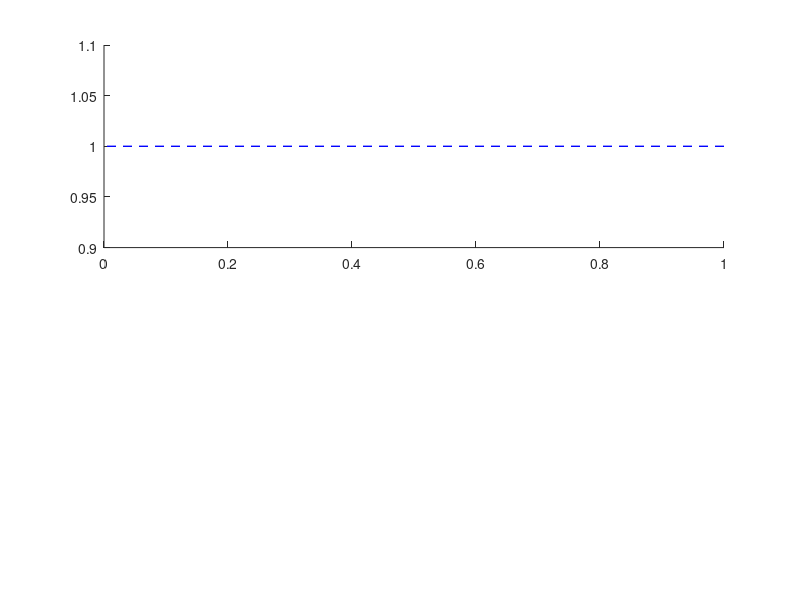

The MATLAB source for this figure: (Note: this script raises an error after producing the figure.)
function SummaryIntsStop
%The script extracts the interesting features from the interval variables

loc = 'C:\Users\Tim\Desktop\Stopping Analysis\Intervals\';
cd(loc)
files = dir('*ints.mat');
numFiles = length(files);

maxLen = 0;
pntr = 0;
b1u = [];
b2u = [];
b3u = [];
b4u = [];
b1d = [];
b2d = [];
b3d = [];
b4d = [];
Allb1u = [];

Allb1d = [];

for i = 1:numFiles
    %Load the structure from the file
    load(files(i).name,'intervals','IntMat','compMotif','stopMotif')

        b1u = [b1u; intervals.comp_m];
        b1d = [b1d; intervals.stop_m];
        Allb1u = [Allb1u; IntMat(compMotif,:)];
        Allb1d = [Allb1d; IntMat(stopMotif,:)];
end

%Global Stretch all motifs to the un or dir man length
motifLen = sum(Allb1u,2);
Allb1u = Allb1u.*((motifLen/mean(motifLen))*ones(1,size(Allb1u,2)));
motifLen = sum(Allb1d,2);
Allb1d = Allb1d.*((motifLen/mean(motifLen))*ones(1,size(Allb1d,2)));



b1delta = mean(Allb1d,1)./mean(Allb1u,1);

b1ds = std(Allb1d,0,1)./mean(Allb1u,1);


b1us = std(Allb1u,0,1)./mean(Allb1u,1);


b1dcv = std(Allb1d,0,1)./mean(Allb1d,1);


b1ucv = std(Allb1u,0,1)./mean(Allb1u,1);


Syl_ucv = [b1ucv(1:2:end)];
Gap_ucv = [b1ucv(2:2:end)];
Syl_dcv = [b1dcv(1:2:end)];
Gap_dcv = [b1dcv(2:2:end)];

Syl_perCV = (Syl_dcv./Syl_ucv)-1;
Gap_perCV = (Gap_dcv./Gap_ucv)-1;

temp = [];
nums = 1:.5:5;
for i = 1:2:10
    temp = [temp; char(num2str(nums(i)))];
    temp = [temp; char('G')];
end

%Plot the output
figure
subplot(2,1,1)
hold on
line([1,length(b1delta)],[1,1],'Color','b','LineStyle','--','LineWidth',1)
bar(1:length(b1delta),b1delta,'BarWidth',0.2,'FaceColor',[1 0 0])
errorbar(1:length(b1delta),ones(length(b1delta),1),b1us,'.k')
errorbar(1:length(b1delta),b1delta,b1ds,'.k')
set(gca,'XTick',1:length(b1delta),'XTickLabel',temp(1:length(b1delta)))
set(gca,'TickDir','out','Box','off')
ylabel('Norm Duration')
xlim([0,length(b1delta)+1])
ylim([0.85,1.1])

ylims = [-.5,0.5];
subplot(2,1,2)
hold on
line([1,length(b1ucv)],[0,0],'Color','b','LineStyle','--','LineWidth',1)
bar(1:length(b1ucv),(b1dcv./b1ucv)-1,'BarWidth',0.2,'FaceColor',[1 0 0])
set(gca,'XTick',1:length(b1delta),'XTickLabel',temp(1:length(b1delta)))
set(gca,'TickDir','out','Box','off')
ylabel('% change in CV from Comp Motif')
xlim([0,length(b1ucv)+1])
ylim(ylims)

figure
subplot(1,2,2)
hold on
line([1,3],[0,0],'Color','b','LineStyle','--','LineWidth',1)
scatter(ones(length(Syl_perCV),1)+.1*randn(length(Syl_perCV),1),Syl_perCV,'or')
scatter(3*ones(length(Gap_perCV),1)+.1*randn(length(Gap_perCV),1),Gap_perCV,'or')
%bar([1,3],[Syl_delta,Gap_delta],'BarWidth',0.2,'FaceColor',[1 0 0])
errorbar([1,3],[mean(Syl_perCV),mean(Gap_perCV)],[std(Syl_perCV),std(Gap_perCV)],'sk')
set(gca,'XTick',[1,3],'XTickLabel',{char('Syllables'),char('Gaps')})
set(gca,'YTick',[-0.5,0,0.5],'YTickLabel',{char('-0.5'),char('0'),char('0.5')})
set(gca,'TickDir','out','Box','off')
xlim([0,4])
ylim(ylims)
ylabel('Norm CV')

subplot(1,2,1)
hold on
scatter(Syl_dcv,Syl_ucv,'xb')
scatter(Gap_dcv,Gap_ucv,'sb')
line([0,.3],[0,.3],'Color','k','LineStyle','--','LineWidth',1)
set(gca,'XTick',[0,0.3],'XTickLabel',{char('0'),char('0.3')})
set(gca,'YTick',[0,0.3],'YTickLabel',{char('0'),char('0.3')})
set(gca,'TickDir','out','Box','off')
xlim([0,.3])
ylim([0,.3])
legend({'Syllables';'Gaps'})
xlabel('Truncated CV')
ylabel('Completed CV')








